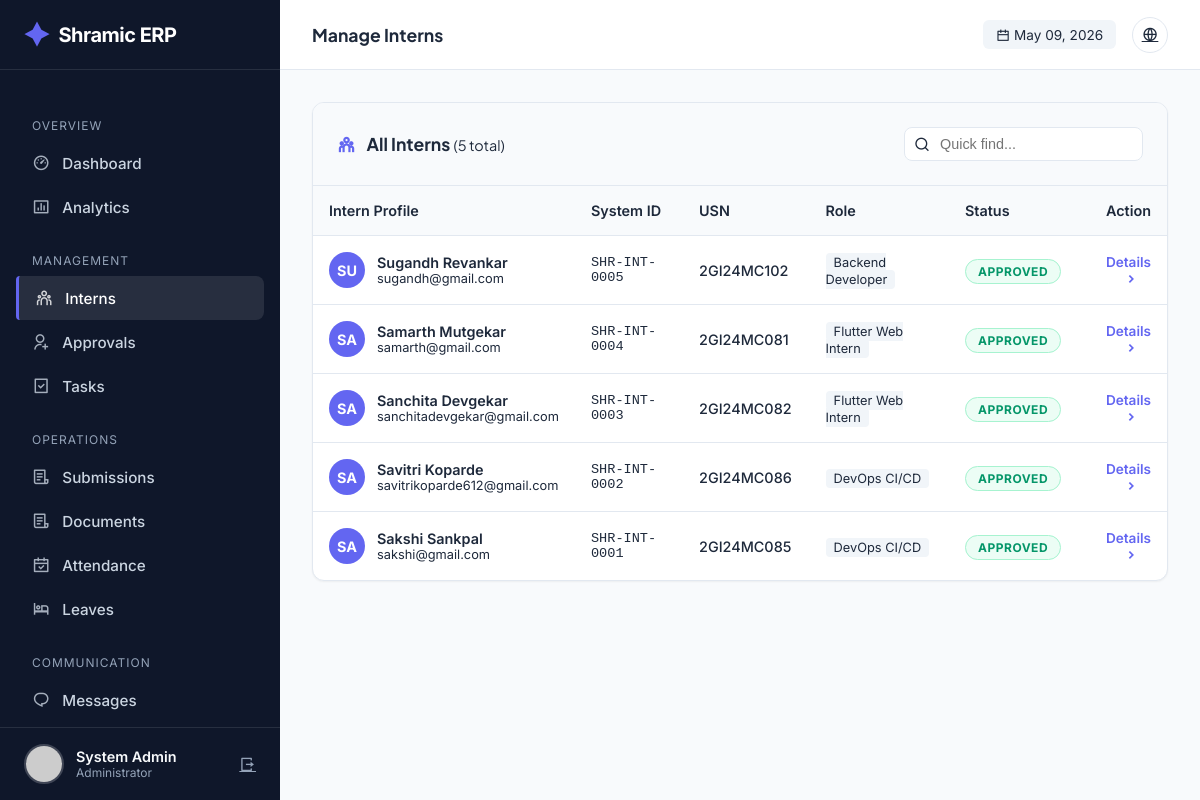
/admin/interns (signed in), run on the app's committed database.
### tables this page shows
CREATE TABLE users (
            id INTEGER PRIMARY KEY AUTOINCREMENT,
            intern_id TEXT UNIQUE,
            usn TEXT UNIQUE NOT NULL,
            full_name TEXT NOT NULL,
            phone TEXT NOT NULL,
            email TEXT UNIQUE NOT NULL,
            password_hash TEXT NOT NULL,
            role TEXT NOT NULL,
            photo_url TEXT,
            status TEXT DEFAULT 'PENDING',
            is_admin BOOLEAN DEFAULT 0,
            department TEXT,
            join_date DATE,
            emergency_contact TEXT,
            address TEXT,
            last_login TIMESTAMP,
            login_count INTEGER DEFAULT 0,
            created_at TIMESTAMP DEFAULT CURRENT_TIMESTAMP,
            updated_at TIMESTAMP DEFAULT CURRENT_TIMESTAMP
        );

### app.py (the view)
@app.route('/admin/interns')
@login_required
@admin_required
def admin_interns():
    conn = get_db_connection()
    cur = conn.cursor()
    role_filter = request.args.get('role', 'all')
    status_filter = request.args.get('status', 'all')
    department_filter = request.args.get('department', 'all')
    search = request.args.get('search', '')
    query = "SELECT * FROM users WHERE is_admin = 0"
    params = []
    if role_filter != 'all':
        query += " AND role = ?"
        params.append(role_filter)
    if status_filter != 'all':
        query += " AND status = ?"
        params.append(status_filter)
    if department_filter != 'all':
        query += " AND department = ?"
        params.append(department_filter)
    if search:
        query += " AND (full_name LIKE ? OR intern_id LIKE ? OR email LIKE ?)"
        search_term = f"%{search}%"
        params.extend([search_term, search_term, search_term])
    query += " ORDER BY created_at DESC"
    cur.execute(query, params)
    interns = cur.fetchall()
    cur.execute("SELECT DISTINCT role FROM users WHERE is_admin = 0")
    roles = [r['role'] for r in cur.fetchall()]
    cur.execute("SELECT DISTINCT department FROM users WHERE is_admin = 0 AND department IS NOT NULL")
    departments = [d['department'] for d in cur.fetchall()]
    conn.close()
    return render_template('admin/interns.html',
        interns=interns,
        roles=roles,
        departments=departments,
        current_role=role_filter,
        current_status=status_filter,
        current_department=department_filter,
        search=search
    )

### templates/admin/interns.html (shortened to what this page needs)
{% extends "admin/base.html" %} {% block page_title %}Manage Interns{% endblock
%} {% block content %}
<div class="table-wrapper">
  <div class="table-header">
    <h3 style="margin: 0; font-size: 1.1rem; color: var(--text-main)">
      <i
        class="ri-team-line"
        style="margin-right: 8px; color: var(--primary)"
      ></i>
      All Interns
      <span
        style="
          color: var(--text-secondary);
          font-weight: 400;
          font-size: 0.9rem;
        "
        >({{ interns|length }} total)</span
      >
    </h3>
    <div style="position: relative">
      <i
        class="ri-search-line"
        style="
          position: absolute;
          left: 10px;
          top: 50%;
          transform: translateY(-50%);
          color: var(--text-secondary);
        "
      ></i>
      <input
        type="text"
        placeholder="Quick find..."
        style="
          padding: 0.5rem 1rem 0.5rem 2.2rem;
          border: 1px solid var(--border);
          border-radius: 8px;
          font-size: 0.9rem;
        "
      />
    </div>
  </div>
  {% if interns %}
  <div class="table-container">
    <table>
      <thead>
        <tr>
          <th style="width: 30%">Intern Profile</th>
          <th style="width: 15%">System ID</th>
          <th style="width: 15%">USN</th>
          <th style="width: 20%">Role</th>
          <th style="width: 10%">Status</th>
          <th style="width: 10%; text-align: right">Action</th>
        </tr>
      </thead>
      <tbody>
        {% for intern in interns %}
        <tr class="intern-row">
          <td>
            <div style="display: flex; align-items: center; gap: 12px">
              <div
                style="
                  width: 36px;
                  height: 36px;
                  background: var(--primary);
                  color: white;
                  border-radius: 50%;
                  display: flex;
                  align-items: center;
                  justify-content: center;
                  font-weight: 700;
                  font-size: 0.9rem;
                "
              >
                {{ intern.full_name[:2].upper() }}
              </div>
              <div>
                <div style="font-weight: 600; color: var(--text-main)">
                  {{ intern.full_name }}
                </div>
                <div style="font-size: 0.8rem; color: var(--text-secondary)">
                  {{ intern.email }}
                </div>
              </div>
            </div>
          </td>
          <td
            style="
              font-family: &quot;Space Grotesk&quot;, monospace;
              color: var(--text-secondary);
              font-size: 0.85rem;
            "
          >
            {{ intern.intern_id }}
          </td>
          <td style="font-weight: 500">{{ intern.usn }}</td>
          <td>
            <span
              style="
                background: #f1f5f9;
                padding: 2px 8px;
                border-radius: 4px;
                font-size: 0.8rem;
                color: var(--text-secondary);
              "
            >
              {{ intern.role }}
            </span>
          </td>
          <td>
            {% if intern.status == 'APPROVED' %}
            <span class="status-badge status-approved">Approved</span>
            {% elif intern.status == 'PENDING' %}
            <span class="status-badge status-pending">Pending</span>
            {% else %}
            <span class="status-badge status-rejected">Rejected</span>
            {% endif %}
          </td>
          <td style="text-align: right">
            <a
              href="{{ url_for('admin_intern_detail', intern_id=intern.id) }}"
              class="action-link"
            >
              Details <i class="ri-arrow-right-s-line"></i>
            </a>
          </td>
        </tr>
        {% endfor %}
      </tbody>
    </table>
  </div>
  {% endif %}
</div>
{% endblock %}

### templates/admin/base.html (shortened to what this page needs)
<!doctype html>
<html lang="en">
  <head>
    <link
      href="https://cdn.jsdelivr.net/npm/remixicon@4.1.0/fonts/remixicon.css"
      rel="stylesheet"
    />
  </head>
  <body>
    <aside class="sidebar" id="sidebar">
      <a href="/" class="brand">
        <i class="ri-shining-2-fill"></i> Shramic ERP
      </a>
      <ul class="nav-menu">
        <li class="nav-label">Overview</li>
        <li>
          <a
            href="{{ url_for('admin_dashboard') }}"
            class="nav-link {% if request.endpoint == 'admin_dashboard' %}active{% endif %}"
            ><i class="ri-dashboard-3-line"></i> Dashboard</a
          >
        </li>
        <li>
          <a
            href="{{ url_for('admin_analytics') }}"
            class="nav-link {% if request.endpoint == 'admin_analytics' %}active{% endif %}"
            ><i class="ri-bar-chart-box-line"></i> Analytics</a
          >
        </li>
        <li class="nav-label">Management</li>
        <li>
          <a
            href="{{ url_for('admin_interns') }}"
            class="nav-link {% if request.endpoint == 'admin_interns' %}active{% endif %}"
            ><i class="ri-team-line"></i> Interns</a
          >
        </li>
        <li>
          <a
            href="{{ url_for('admin_approvals') }}"
            class="nav-link {% if request.endpoint == 'admin_approvals' %}active{% endif %}"
            ><i class="ri-user-add-line"></i> Approvals</a
          >
        </li>
        <li>
          <a
            href="{{ url_for('admin_tasks') }}"
            class="nav-link {% if request.endpoint == 'admin_tasks' %}active{% endif %}"
            ><i class="ri-task-line"></i> Tasks</a
          >
        </li>
        <li class="nav-label">Operations</li>
        <li>
          <a
            href="{{ url_for('admin_submissions') }}"
            class="nav-link {% if request.endpoint == 'admin_submissions' %}active{% endif %}"
            ><i class="ri-file-list-3-line"></i> Submissions</a
          >
        </li>
        <li>
  <a
    href="{{ url_for('admin_documents') }}"
    class="nav-link {% if request.endpoint == 'admin_documents' %}active{% endif %}"
  >
    <i class="ri-file-list-3-line"></i> Documents
  </a>
</li>
        <li>
          <a
            href="{{ url_for('admin_attendance') }}"
            class="nav-link {% if request.endpoint == 'admin_attendance' %}active{% endif %}"
            ><i class="ri-calendar-check-line"></i> Attendance</a
          >
        </li>
        <li>
          <a
            href="{{ url_for('admin_leaves') }}"
            class="nav-link {% if request.endpoint == 'admin_leaves' %}active{% endif %}"
            ><i class="ri-hotel-bed-line"></i> Leaves</a
          >
        </li>
        <li class="nav-label">Communication</li>
        <li>
          <a
            href="{{ url_for('admin_messages') }}"
            class="nav-link {% if request.endpoint == 'admin_messages' %}active{% endif %}"
            ><i class="ri-chat-1-line"></i> Messages</a
          >
        </li>
        <li>
          <a
            href="{{ url_for('admin_announcements') }}"
            class="nav-link {% if request.endpoint == 'admin_announcements' %}active{% endif %}"
            > Announcements</a
          >
        </li>
      </ul>
      <div class="user-profile">
        <img
          src="{{ url_for('static', filename='uploads/profiles/' + current_user.photo_url) if current_user.photo_url else 'https://ui-avatars.com/api/?name=Admin&background=random' }}"
          class="user-avatar"
          alt="Admin"
        />
        <div style="flex: 1; overflow: hidden">
          <div
            style="
              font-weight: 600;
              font-size: 0.9rem;
              white-space: nowrap;
              text-overflow: ellipsis;
            "
          >
            {{ current_user.full_name }}
          </div>
          <div style="font-size: 0.75rem; color: var(--text-light)">
            Administrator
          </div>
        </div>
        <a
          href="{{ url_for('logout') }}"
          title="Logout"
          style="color: var(--text-light)"
          ><i class="ri-logout-box-r-line"></i
        ></a>
      </div>
    </aside>
    <div class="main-wrapper">
      <header class="top-header">
        <div style="display: flex; align-items: center; gap: 1rem">
          <h2 class="page-title">
            {% block page_title %}Dashboard{% endblock %}
          </h2>
        </div>
        <div class="header-actions">
          <div
            style="
              font-size: 0.85rem;
              color: var(--text-secondary);
              background: #f1f5f9;
              padding: 0.4rem 0.8rem;
              border-radius: 6px;
            "
          >
            <i class="ri-calendar-line"></i> {{ now.strftime('%b %d, %Y') }}
          </div>
          <a href="{{ url_for('index') }}" class="btn-icon" title="View Site"
            ><i class="ri-global-line"></i
          ></a>
        </div>
      </header>
      <div class="content">
         {% block content %}{% endblock %}
      </div>
    </div>
  </body>
</html>

### data on the page
users: full_name "System Admin"
users: full_name "SU", full_name "Sugandh Revankar", email "sugandh@gmail.com", intern_id "SHR-INT-0005", usn "2GI24MC102", role "Backend Developer", status "APPROVED"
users: full_name "SA", full_name "Samarth Mutgekar", email "samarth@gmail.com", intern_id "SHR-INT-0004", usn "2GI24MC081", role "Flutter Web Intern", status "APPROVED"
users: full_name "SA", full_name "Sanchita Devgekar", email "sanchitadevgekar@gmail.com", intern_id "SHR-INT-0003", usn "2GI24MC082", role "Flutter Web Intern", status "APPROVED"
users: full_name "SA", full_name "Savitri Koparde", email "savitrikoparde612@gmail.com", intern_id "SHR-INT-0002", usn "2GI24MC086", role "DevOps CI/CD", status "APPROVED"
users: full_name "SA", full_name "Sakshi Sankpal", email "sakshi@gmail.com", intern_id "SHR-INT-0001", usn "2GI24MC085", role "DevOps CI/CD", status "APPROVED"

### other printed values
{{ now.strftime('%b %d, %Y') }} "May 09, 2026"
{{ interns|length }} "5"
